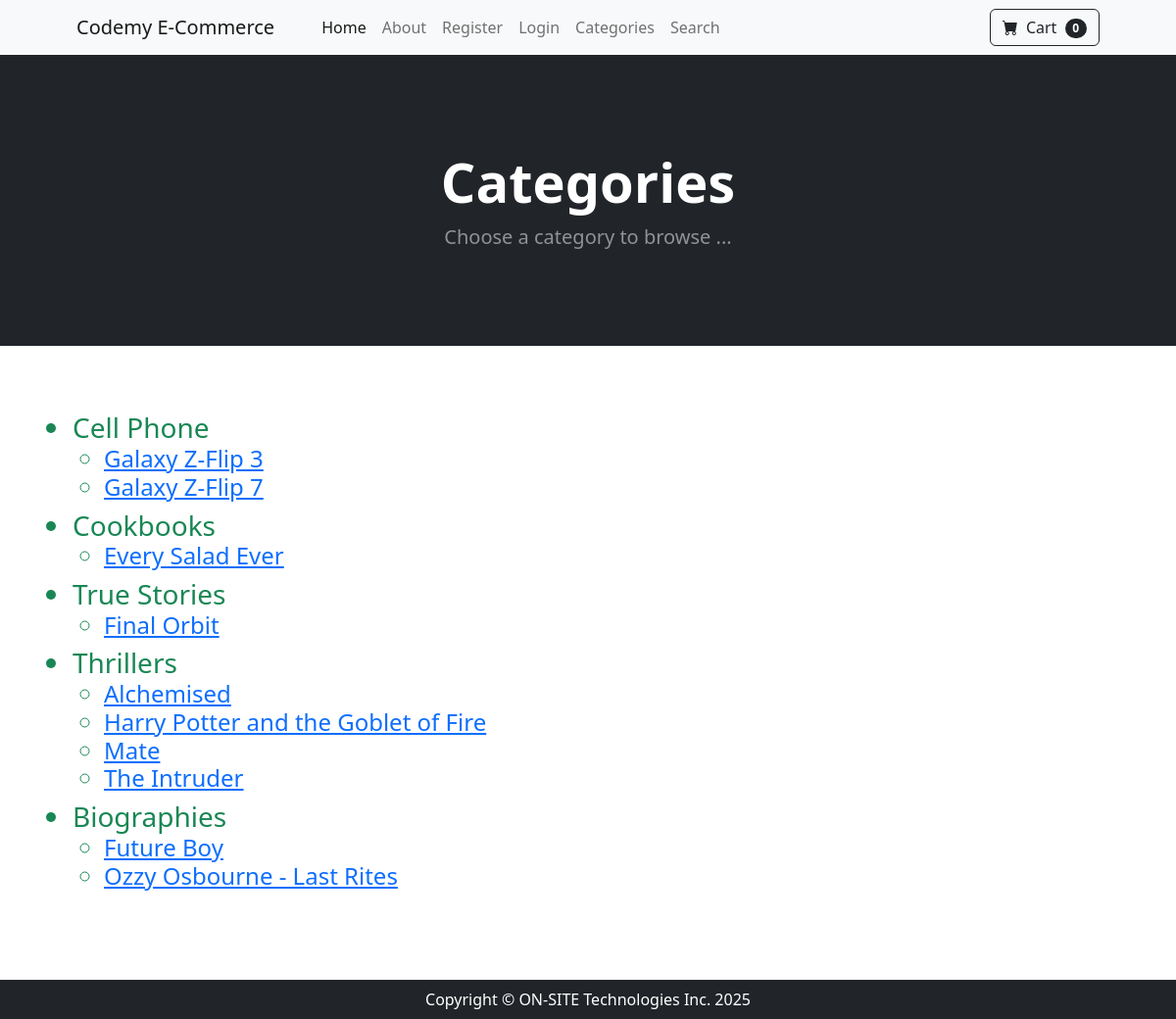
Page /category_summary/ on the earlier database version.
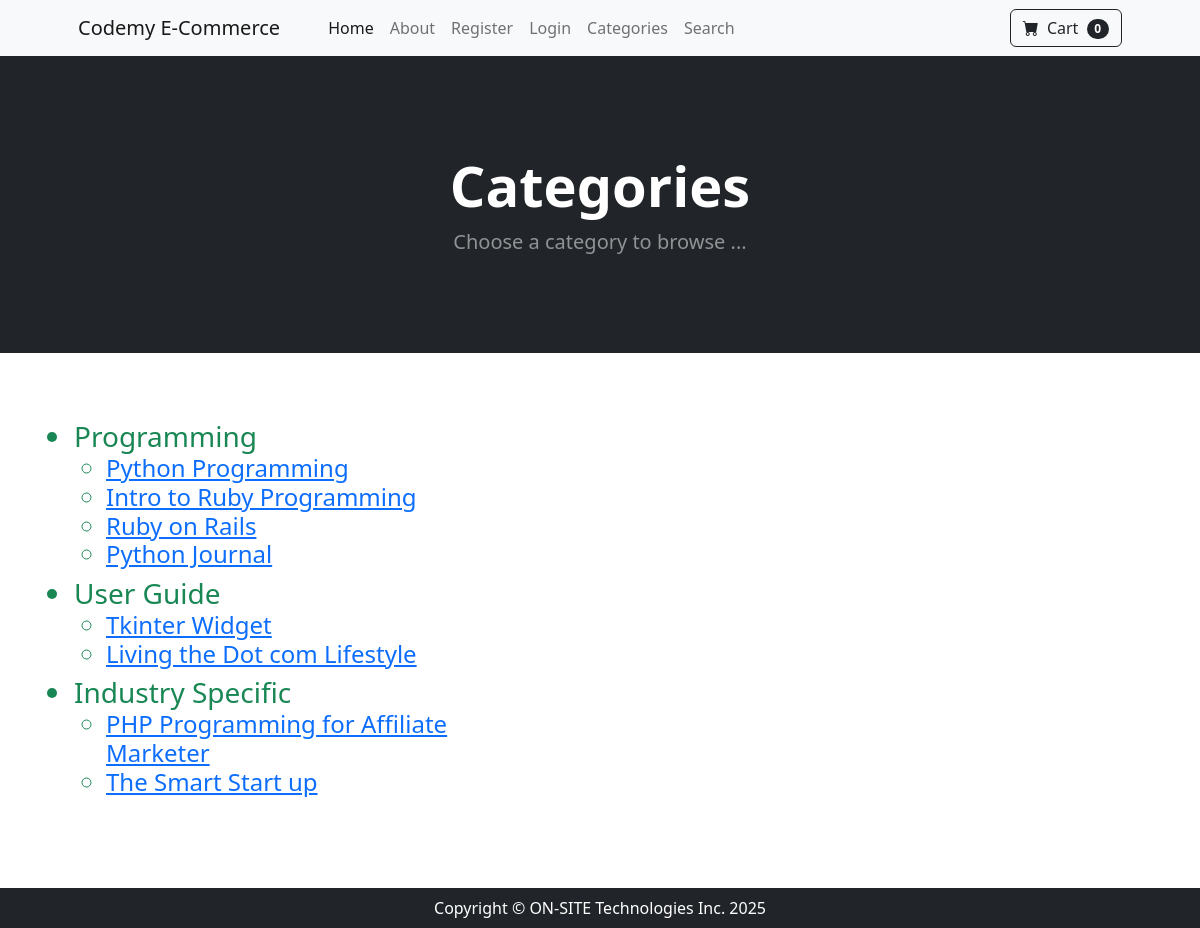
Same page on the later database version.
### store/models.py (models this page shows, shortened)
class Category(models.Model):
  name = models.CharField(max_length=50)
  class Meta:
    verbose_name_plural ='categories'

class Product(models.Model):
  name = models.CharField(max_length=100)
  price = models.DecimalField(default=0, decimal_places=2, max_digits=6)
  category = models.ForeignKey(Category, on_delete=models.CASCADE, default=1)
  description = models.CharField(max_length=250, default='', blank=True, null=True)
  image = models.ImageField(upload_to='uploads/product/')
  is_sale = models.BooleanField(default=False)
  sale_price = models.DecimalField(default=0, decimal_places=2, max_digits=6)

### store/views.py (the view)
# urls.py: path('category_summary/', views.category_summary, name='category_summary'),
def category_summary(request):
  categories = Category.objects.all()
  products = Product.objects.all()
  return render(request, 'category_summary.html', {'categories': categories, 'products': products})

### cart/cart.py (called while the page is built)
  def __len__(self):
    return len(self.cart)

### cart/context_processors.py (called while the page is built)
def cart(request):
  return {'cart': Cart(request)}

### store/templates/category_summary.html
{% extends 'base.html' %}
{% block content %}
<header class="bg-dark py-5">
    <div class="container px-4 px-lg-5 my-5">
        <div class="text-center text-white">
            <h1 class="display-4 fw-bolder">Categories</h1>
            <p class="lead fw-normal text-white-50 mb-0">Choose a category to browse ...</p>
        </div>
    </div>
</header>
<div class="container">
  <div class="row">
    <div class="col-8 text-success h3">
      <br/><br/>
      <ul>
      {% for cat in categories %}
        <li>{{ cat.name }}</li>
        <div class="col-8 text-success h4">
          <ul>
            {% for prod in products %}
              {% if cat.id == prod.category_id%}
                <li><a href="{% url 'product' prod.id %}">{{ prod.name }}</a></li>
              {% endif %}
            {% endfor %}
          </ul>
        </div>
      {% endfor %}
      </ul>
      <br/><br/>
    </div>
  </div>
</div>
{% endblock %}

### store/templates/base.html (shortened to what this page needs)
{% load static %}
<!DOCTYPE html>
<html lang="en">
    <head>
        <link href="https://cdn.jsdelivr.net/npm/bootstrap-icons@1.5.0/font/bootstrap-icons.css" rel="stylesheet" />
        <link href="{% static 'css/styles.css' %}" rel="stylesheet" />
    </head>
    <body>
        {% include 'navbar.html' %}
        {% block content %}
        {% endblock %}
        {% include 'footer.html' %}
    </body>
</html>

### store/templates/navbar.html (shortened to what this page needs)
<nav class="navbar navbar-expand-lg navbar-light bg-light">
    <div class="container px-4 px-lg-5">
        <a class="navbar-brand" href="{% url 'home' %}">Codemy E-Commerce</a>
        <div class="collapse navbar-collapse" id="navbarSupportedContent">
            <ul class="navbar-nav me-auto mb-2 mb-lg-0 ms-lg-4">
                <li class="nav-item"><a class="nav-link active" aria-current="page" href="{% url 'home' %}">Home</a></li>
                <li class="nav-item"><a class="nav-link" href="{% url 'about' %}">About</a></li>
                {% if user.is_authenticated %}
                    {% if user.is_superuser %}
                        <li class="nav-item dropdown"><a href="#" class="nav-link dropdown-toggle" id="navbarDropdown" role="button" data-bs-toggle="dropdown" aria-expanded="false">Orders</a>
                            <ul class="dropdown-menu" aria-labelledby="navbarDropdown">
                                <li><a href="{% url 'shipped_dash' %}" class="dropdown-item">Shipped Orders</a></li>
                                <li><a href="{% url 'not_shipped_dash' %}" class="dropdown-item"> Not Shipped Orders</a></li>
                            </ul>
                        </li>
                    {% else%}
                        <li class="nav-item dropdown"><a href="#" class="nav-link dropdown-toggle" id="navbarDropdown" role="button" data-bs-toggle="dropdown" aria-expanded="false">Profile</a>
                            <ul class="dropdown-menu" aria-labelledby="navbarDropdown">
                                <li><a href="{% url 'update_user' %}" class="dropdown-item">Update User Profile</a></li>
                                <li><a href="{% url 'update_info' %}" class="dropdown-item">Update User Details</a></li>
                            </ul>
                        </li>
                    {% endif %}
                    <li class="nav-item"><a class="nav-link" href="{% url 'logout' %}">Logout</a></li>
                {% else %}
                    <li class="nav-item"><a class="nav-link" href="{% url 'register' %}">Register</a></li>
                    <li class="nav-item"><a class="nav-link" href="{% url 'login' %}">Login</a></li>
                {% endif %}
                <li class="nav-item"><a class="nav-link" href="{% url 'category_summary' %}">Categories</a></li>
                <li class="nav-item"><a class="nav-link" href="{% url 'search' %}">Search</a></li>
            </ul>
            <form class="d-flex">
                <a href="{% url 'cart_summary' %}" class="btn btn-outline-dark">
                    <i class="bi-cart-fill me-1"></i>
                    Cart
                    <span class="badge bg-dark text-white ms-1 rounded-pill" id="cart_quantity">{{ cart|length }}</span>
                </a>
            </form>
        </div>
    </div>
</nav>

### store/templates/footer.html
        <footer class="py-2 bg-dark">
            <div class="container"><p class="m-0 text-center text-white">Copyright &copy; ON-SITE Technologies Inc. 2025</p></div>
        </footer>

Differences in the rows shown:
removed Category: name "Cell Phone"
removed Product: name "Galaxy Z-Flip 3", shown under "Cell Phone"
removed Product: name "Galaxy Z-Flip 7", shown under "Cell Phone"
removed Category: name "Cookbooks"
removed Product: name "Every Salad Ever", shown under "Cookbooks"
removed Category: name "True Stories"
removed Product: name "Final Orbit", shown under "True Stories"
removed Category: name "Thrillers"
removed Product: name "Alchemised", shown under "Thrillers"
removed Product: name "Harry Potter and the Goblet of Fire", shown under "Thrillers"
removed Product: name "Mate", shown under "Thrillers"
removed Product: name "The Intruder", shown under "Thrillers"
removed Category: name "Biographies"
removed Product: name "Future Boy", shown under "Biographies"
removed Product: name "Ozzy Osbourne - Last Rites", shown under "Biographies"
added Category: name "Programming"
added Product: name "Python Programming", shown under "Programming"
added Product: name "Intro to Ruby Programming", shown under "Programming"
added Product: name "Ruby on Rails", shown under "Programming"
added Product: name "Python Journal", shown under "Programming"
added Category: name "User Guide"
added Product: name "Tkinter Widget", shown under "User Guide"
added Product: name "Living the Dot com Lifestyle", shown under "User Guide"
added Category: name "Industry Specific"
added Product: name "PHP Programming for Affiliate Marketer", shown under "Industry Specific"
added Product: name "The Smart Start up", shown under "Industry Specific"
